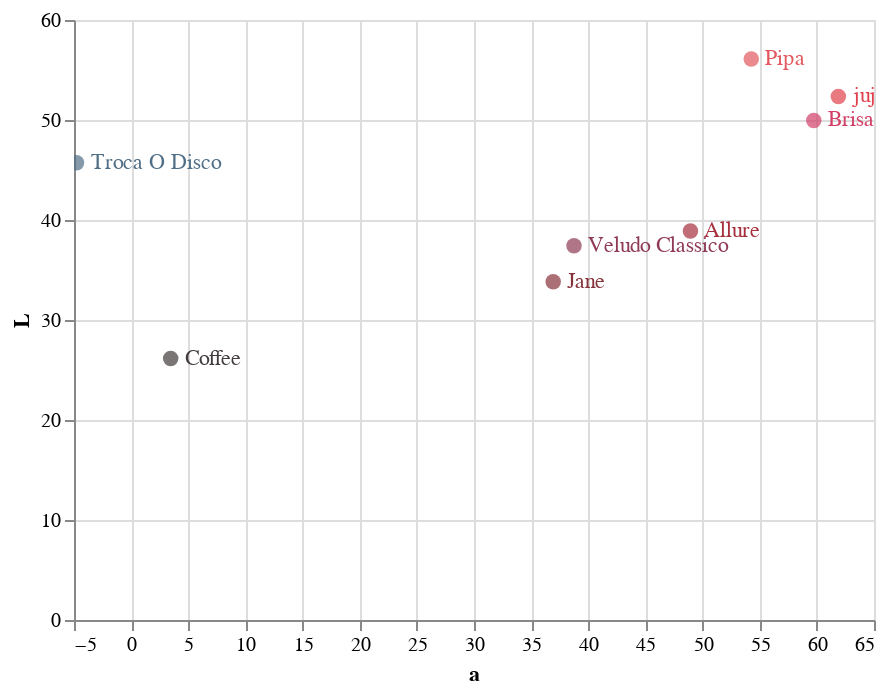

The notebook cell this image was saved under:
### Markdown cell above
Start experimenting with graphs

### Code cell
# Create an interactive 2D graph in Altair with shade names
base = alt.Chart(df).encode(
    x='a',
    y='L',
    color=alt.Color('Hex Color', scale=None),
)

points = base.mark_circle(size=60).encode(
    tooltip=['Name', 'Hex Color']
)

text = base.mark_text(
    align='left',
    baseline='middle',
    dx=7  # Nudges text to right so it doesn't appear on top of the point
).encode(
    text='Name'
)

chart = (points + text).interactive()

chart  # Display the chart

### Figure 1 — Vega-Lite specification as saved in the notebook (floating-point values rounded to 4 significant figures)
{"config": {"view": {"continuousWidth": 400, "continuousHeight": 300}}, "layer": [{"mark": {"type": "circle", "size": 60}, "encoding": {"color": {"field": "Hex Color", "scale": null, "type": "nominal"}, "tooltip": [{"field": "Name", "type": "nominal"}, {"field": "Hex Color", "type": "nominal"}], "x": {"field": "a", "type": "quantitative"}, "y": {"field": "L", "type": "quantitative"}}, "selection": {"selector001": {"type": "interval", "bind": "scales", "encodings": ["x", "y"]}}}, {"mark": {"type": "text", "align": "left", "baseline": "middle", "dx": 7}, "encoding": {"color": {"field": "Hex Color", "scale": null, "type": "nominal"}, "text": {"field": "Name", "type": "nominal"}, "x": {"field": "a", "type": "quantitative"}, "y": {"field": "L", "type": "quantitative"}}}], "data": {"name": "data-6e6336bc584086b57af68398bdac67ae"}, "$schema": "https://vega.github.io/schema/vega-lite/v4.17.0.json", "datasets": {"data-6e6336bc584086b57af68398bdac67ae": [{"Name": "jujaba de morango", "L": 52.36, "a": 61.88, "b": 30.46, "Hex Color": "#e1414c"}, {"Name": "Brisas", "L": 49.96, "a": 59.73, "b": 11.37, "Hex Color": "#d23f66"}, {"Name": "Coffee", "L": 26.14, "a": 3.46, "b": 0.92, "Hex Color": "#433c3c"}, {"Name": "Pipa", "L": 56.1, "a": 54.26, "b": 24.58, "Hex Color": "#e2585e"}, {"Name": "Allure", "L": 38.89, "a": 48.94, "b": 20.56, "Hex Color": "#a62f3d"}, {"Name": "Jane", "L": 33.82, "a": 36.93, "b": 13.15, "Hex Color": "#87333c"}, {"Name": "Veludo Classico", "L": 37.43, "a": 38.75, "b": 1.59, "Hex Color": "#903b56"}, {"Name": "Troca O Disco", "L": 45.73, "a": -4.78, "b": -16.77, "Hex Color": "#506f87"}]}}
